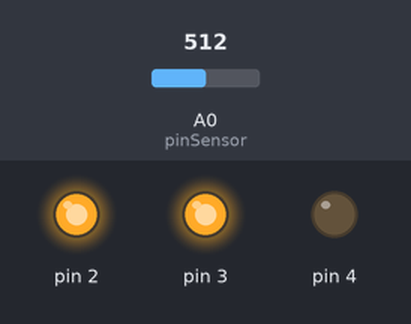
This sketch was run on a simulated Arduino Uno, built with avr-gcc and run on an emulated ATmega328P. On the bench: output pins drawn as LEDs (lit = HIGH). The inputs (shaded band) are chosen by the test bench; at power-on: A0 (pinSensor) = 512. What the sketch prints to the serial monitor is not drawn.

Above: at 1.2 s.
1.3 s: A0 (pinSensor) set to 266
3.3 s: A0 (pinSensor) set to 233
At 3.8 s:
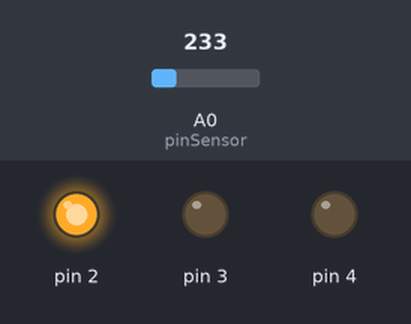
4.8 s: A0 (pinSensor) set to 108
6.6 s: A0 (pinSensor) set to 90
At 7.4 s:
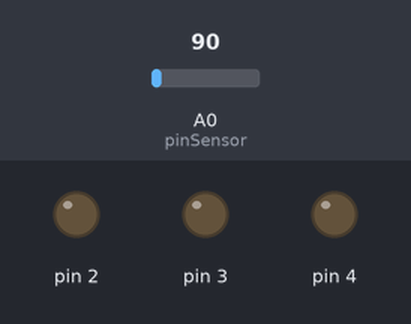
8.1 s: A0 (pinSensor) set to 760
At 8.5 s:
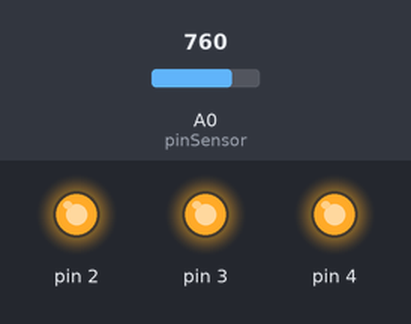
9.6 s: A0 (pinSensor) set to 739
At 9.9 s:
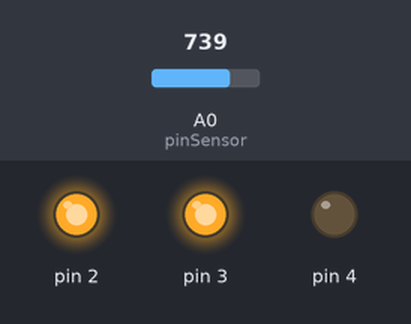
Timing chart, 0 to 12.1 s (numbered marks = the images above; inputs shaded):
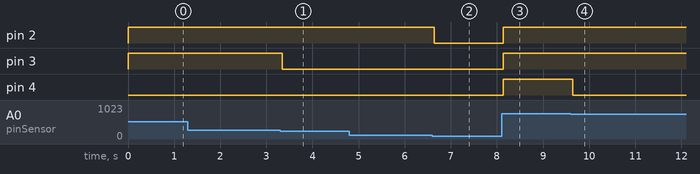

The sketch:

Medidor.ino
```cpp
/*
Basado en el Ejemplo Love-O-Meter del Arduino Starter Kit
Creado por Scott Fitzgerald el 13 Septiembre 2012
http://www.arduino.cc/starterKit
Adaptado y traducido por Luis Morales-Navarro

 Partes requeridas:
 1 fotocelda
 3 LEDs rojos
 3 220 ohm resistors

Este código es parte del dominio público.
*/

// nombrar la constante para el pin en el que el sensor está conectado
const int pinSensor = A0;

void setup() {
  // abrir una conexión serial para ver los valores del sensor
  Serial.begin(9600);
  // hacer que los pines de los LEDs sean salidas
  // este for() loop nos salva tiempo al escribir el código haciendo que las operaciones se repitan
  for (int numeroPin = 2; numeroPin < 5; numeroPin++) {
    pinMode(numeroPin, OUTPUT);
    digitalWrite(numeroPin, LOW);
  }
}

void loop() {
  // leer los valores del sensor
  // y guardarlos como una variable
  int sensorVal = analogRead(pinSensor);

  // enviar el valor de 10-bit del sensor através del puerto serial
  Serial.print("Valor del Sensor: ");
  Serial.print(sensorVal);


  // si el valor del sensor es menor que 100
  // apagar todos los LEDs
  if (sensorVal < 100) {
    digitalWrite(2, LOW);
    digitalWrite(3, LOW);
    digitalWrite(4, LOW);
  } // si el valor del sensor está entre 100 y 250 encender un LED
  else if (sensorVal >= 100 && sensorVal < 250) {
    digitalWrite(2, HIGH);
    digitalWrite(3, LOW);
    digitalWrite(4, LOW);
  } // si el valor del sensor está entre 250 y 750 encender dos LEDs
  else if (sensorVal >= 250 && sensorVal < 750) {
    digitalWrite(2, HIGH);
    digitalWrite(3, HIGH);
    digitalWrite(4, LOW);
  } // si el valor del sensor es superior a 750 encender todos los LED
  else if (sensorVal >= 750) {
    digitalWrite(2, HIGH);
    digitalWrite(3, HIGH);
    digitalWrite(4, HIGH);
  }
  delay(1);
}
```

Measured:
- the behaviour switches between 250 and 249 on A0 (pinSensor) (found by bisection; images 0 and 1)
- the behaviour switches between 100 and 99 on A0 (pinSensor) (found by bisection; images 1 and 2)
- the behaviour switches between 750 and 749 on A0 (pinSensor) (found by bisection; images 3 and 4)
- after the input at 1.3 s, every drawn part: stays the same
- after the input at 3.3 s, pin 3: HIGH → LOW at once
- after the input at 4.8 s, every drawn part: stays the same
- after the input at 6.6 s, pin 2: HIGH → LOW at once
- after the input at 8.1 s, pin 2–4: LOW → HIGH at once
- after the input at 9.6 s, pin 4: HIGH → LOW at once
